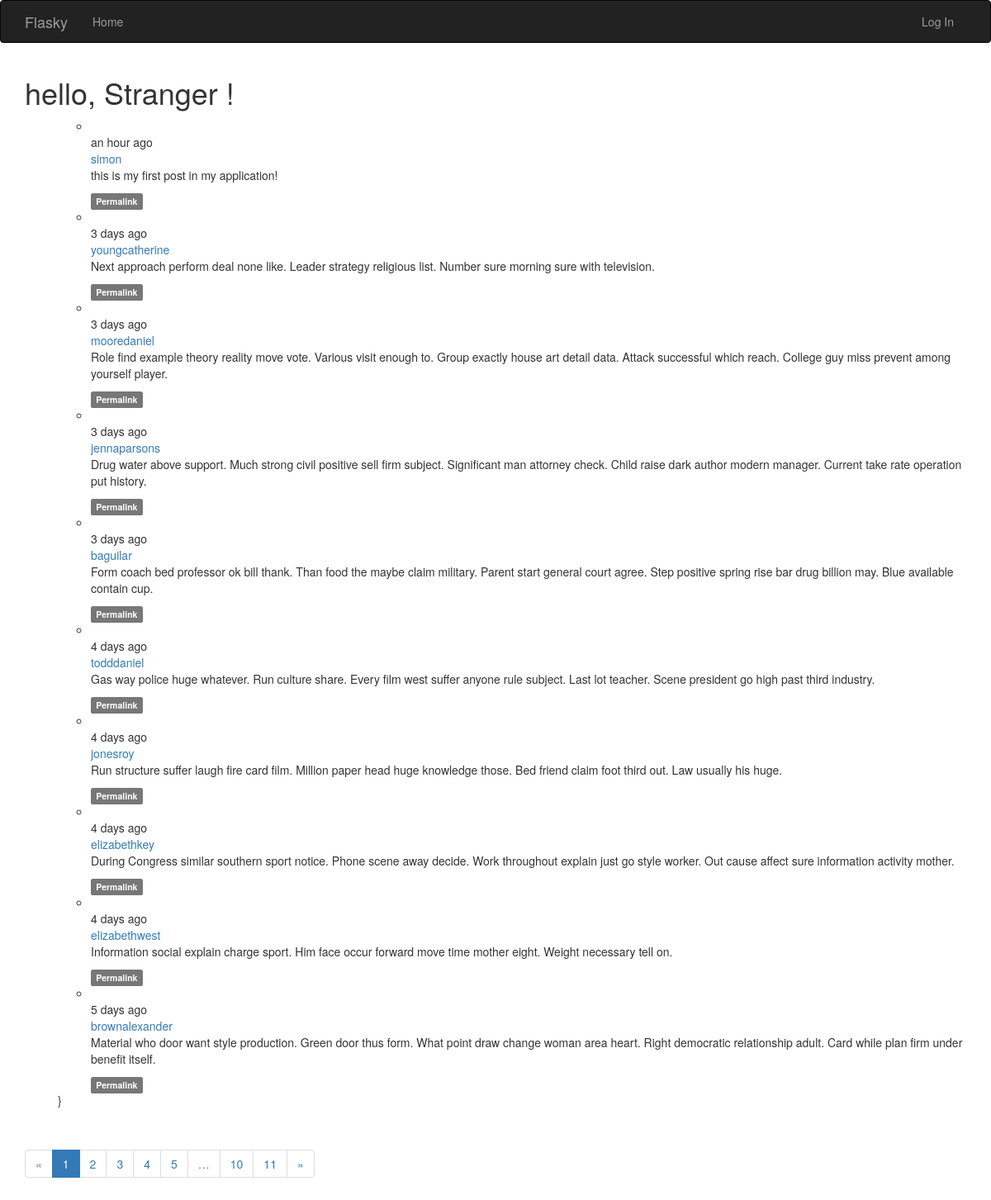
The page / on the database its author committed.
### app/models.py (models this page shows, shortened)
class Post(db.Model):
    __tablename__ = 'post'
    id = db.Column(db.Integer, primary_key=True)
    body = db.Column(db.Text)
    body_html = db.Column(db.Text)
    timestamp = db.Column(db.DateTime, index=True, default=datetime.utcnow)
    author_id = db.Column(db.Integer, db.ForeignKey('users.id'))

class User(UserMixin, db.Model):
    __tablename__ = 'users'
    id = db.Column(db.Integer, primary_key=True)
    email = db.Column(db.String(64), unique=True, index=True)
    password_hash = db.Column(db.String(128))
    username = db.Column(db.String(64), unique=True, index=True)
    role_id = db.Column(db.Integer, db.ForeignKey('roles.id'))
    confirmed = db.Column(db.Boolean, default=False)
    name = db.Column(db.String(64))
    location = db.Column(db.String(64))
    about_me = db.Column(db.Text())
    member_since = db.Column(db.DateTime(), default=datetime.utcnow)
    last_seen = db.Column(db.DateTime(), default=datetime.utcnow)
    posts = db.relationship('Post', backref='author', lazy='dynamic')
    @property
    def password(self):
        raise AttributeError('Password is not a readable attribute!')

### app/main/views.py (the view)
@main.route('/', methods=['GET', 'POST'])
def index():
    form = PostForm()
    if current_user.can(Permission.WRITE) and form.validate_on_submit():
        post = Post(body=form.body.data, author=current_user._get_current_object())
        db.session.add(post)
        db.session.commit()
        return redirect(url_for('.index'))
    page = request.args.get('page', 1, type=int)
    pagination = Post.query.order_by(Post.timestamp.desc()).paginate(
        page, per_page=current_app.config['FLASK_POSTS_PER_PAGE'], error_out=False)
    posts = pagination.items
    return render_template('index.html', form=form, posts=posts, pagination=pagination)

### app/auth/views.py (called while the page is built)
@auth.before_app_request
def before_request():
    if current_user.is_authenticated:
        current_user.ping()
        if not current_user.confirmed \
                and request.blueprint != 'auth' \
                and request.endpoint != 'static':
            return redirect(url_for('auth.unconfirmed'))

### app/main/__init__.py (called while the page is built)
@main.app_context_processor
def inject_permission():
    return dict(Permission=Permission)

### app/models.py (called while the page is built)
    def can(self, permission):
        return False

    def is_administrator(self):
        return False

### app/templates/index.html (shortened to what this page needs)
{% extends 'base.html' %}
{% import 'bootstrap/wtf.html' as wtf %}
{% import '_macro.html' as macro %}
{% block navbar %}
{{ super() }}
{% endblock %}
{% block page_content %}
<div>
    <h1>hello,
        {% if current_user.is_authenticated %}
        {{ current_user.username }}
        {% else %}
        Stranger
        {% endif %}!
    </h1>
</div>
<ul class="'posts">
    {% include '_posts.html' %}}
</ul>
<div class="pagination">
        {{ macro.pagination_widget(pagination, '.index') }}
    </div>
{% endblock %}

### app/templates/_posts.html (shortened to what this page needs)
<ul class="posts">
    {% for post in posts %}
    <li class="post">
        <div class="profile-thumbnail">
        </div>
        <div class="post-date">{{ moment(post.timestamp).fromNow() }}</div>
        <div class="post-author">
            <a href="{{ url_for('.user', username=post.author.username) }}">
                {{ post.author.username }}
            </a>
        </div>
        <div class="post-content">
            <div class="post-body">
            {% if post.body_html %}
                {{ post.body_html | safe }}
            {% else %}
                {{ post.body }}
            {% endif %}
            </div>
            <div class="post-footer">
                <a href="{{ url_for('.post', id=post.id) }}"><span class="label label-default">Permalink</span></a>
            </div>
        </div>
    </li>
    {% endfor %}
</ul>

### rows shown on the page
Post: timestamp "an hour ago", author.username "simon", body_html "this is my first post in my application!"
Post: timestamp "3 days ago", author.username "youngcatherine", body_html "Next approach perform deal none like. Leader strategy religious list. Number sure morning sure with television."
Post: timestamp "3 days ago", author.username "mooredaniel", body_html "Role find example theory reality move vote. Various visit enough to. Group exactly house art detail data. Attack successful which reach. College guy miss prevent among yourself player."
Post: timestamp "3 days ago", author.username "jennaparsons", body_html "Drug water above support. Much strong civil positive sell firm subject. Significant man attorney check. Child raise dark author modern manager. Current take rate operation put history."
Post: timestamp "3 days ago", author.username "baguilar", body_html "Form coach bed professor ok bill thank. Than food the maybe claim military. Parent start general court agree. Step positive spring rise bar drug billion may. Blue available contain cup."
Post: timestamp "4 days ago", author.username "todddaniel", body_html "Gas way police huge whatever. Run culture share. Every film west suffer anyone rule subject. Last lot teacher. Scene president go high past third industry."
Post: timestamp "4 days ago", author.username "jonesroy", body_html "Run structure suffer laugh fire card film. Million paper head huge knowledge those. Bed friend claim foot third out. Law usually his huge."
Post: timestamp "4 days ago", author.username "elizabethkey", body_html "During Congress similar southern sport notice. Phone scene away decide. Work throughout explain just go style worker. Out cause affect sure information activity mother."
Post: timestamp "4 days ago", author.username "elizabethwest", body_html "Information social explain charge sport. Him face occur forward move time mother eight. Weight necessary tell on."
Post: timestamp "5 days ago", author.username "brownalexander", body_html "Material who door want style production. Green door thus form. What point draw change woman area heart. Right democratic relationship adult. Card while plan firm under benefit itself."

### other values the page prints
{{ p }} "1"
{{ p }} "2" "3" "4" "5" "10" "11"
